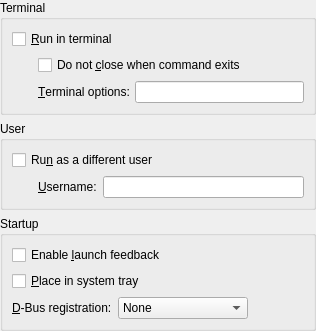
<ui version="4.0" >
 <class>KPropertiesDesktopAdvBase</class>
 <widget class="QWidget" name="KPropertiesDesktopAdvBase" >
  <layout class="QVBoxLayout" >
   <property name="margin" >
    <number>0</number>
   </property>
   <item>
    <widget class="QGroupBox" name="buttonGroup2" >
     <property name="title" >
      <string comment="@title:group Title of a group that lets the user choose options about the terminal when launching a program" >Terminal</string>
     </property>
     <layout class="QGridLayout" >
      <item rowspan="2" row="1" column="0" >
       <spacer>
        <property name="orientation" >
         <enum>Qt::Horizontal</enum>
        </property>
        <property name="sizeType" >
         <enum>QSizePolicy::Minimum</enum>
        </property>
        <property name="sizeHint" stdset="0" >
         <size>
          <width>20</width>
          <height>20</height>
         </size>
        </property>
       </spacer>
      </item>
      <item row="0" column="0" colspan="3" >
       <widget class="QCheckBox" name="terminalCheck" >
        <property name="whatsThis" >
         <string>Check this option if the application you want to run is a text mode application or if you want the information that is provided by the terminal emulator window.</string>
        </property>
        <property name="text" >
         <string>&amp;Run in terminal</string>
        </property>
       </widget>
      </item>
      <item row="2" column="1" >
       <widget class="QLabel" name="terminalEditLabel" >
        <property name="text" >
         <string>&amp;Terminal options:</string>
        </property>
        <property name="buddy" >
         <cstring>terminalEdit</cstring>
        </property>
       </widget>
      </item>
      <item row="1" column="1" colspan="2" >
       <widget class="QCheckBox" name="terminalCloseCheck" >
        <property name="whatsThis" >
         <string>Check this option if the text mode application offers relevant information on exit. Keeping the terminal emulator open allows you to retrieve this information.</string>
        </property>
        <property name="text" >
         <string>Do not &amp;close when command exits</string>
        </property>
       </widget>
      </item>
      <item row="2" column="2" >
       <widget class="KLineEdit" name="terminalEdit" />
      </item>
     </layout>
    </widget>
   </item>
   <item>
    <widget class="QGroupBox" name="buttonGroup2_2" >
     <property name="title" >
      <string comment="@title:group Title of a group that lets the user choose which user to use when launching a program" >User</string>
     </property>
     <layout class="QGridLayout" >
      <item row="0" column="0" colspan="3" >
       <widget class="QCheckBox" name="suidCheck" >
        <property name="whatsThis" >
         <string>Check this option if you want to run this application with a different user id. Every process has a different user id associated with it. This id code determines file access and other permissions. The password of the user is required to use this option.</string>
        </property>
        <property name="text" >
         <string>Ru&amp;n as a different user</string>
        </property>
       </widget>
      </item>
      <item row="1" column="0" >
       <spacer>
        <property name="orientation" >
         <enum>Qt::Horizontal</enum>
        </property>
        <property name="sizeType" >
         <enum>QSizePolicy::Minimum</enum>
        </property>
        <property name="sizeHint" stdset="0" >
         <size>
          <width>20</width>
          <height>20</height>
         </size>
        </property>
       </spacer>
      </item>
      <item row="1" column="1" >
       <widget class="QLabel" name="suidEditLabel" >
        <property name="whatsThis" >
         <string>Enter the user name you want to run the application as.</string>
        </property>
        <property name="text" >
         <string>&amp;Username:</string>
        </property>
        <property name="buddy" >
         <cstring>suidEdit</cstring>
        </property>
       </widget>
      </item>
      <item row="1" column="2" >
       <widget class="KLineEdit" name="suidEdit" >
        <property name="whatsThis" >
         <string>Enter the user name you want to run the application as here.</string>
        </property>
       </widget>
      </item>
     </layout>
    </widget>
   </item>
   <item>
    <widget class="QGroupBox" name="buttonGroup4" >
     <property name="title" >
      <string comment="@title:group Title of a group that lets the user choose options regargin program startup" >Startup</string>
     </property>
     <layout class="QGridLayout" >
      <item row="0" column="0" colspan="3" >
       <widget class="QCheckBox" name="startupInfoCheck" >
        <property name="whatsThis" >
         <string>Check this option if you want to make clear that your application has started. This visual feedback may appear as a busy cursor or in the taskbar.</string>
        </property>
        <property name="text" >
         <string>Enable &amp;launch feedback</string>
        </property>
       </widget>
      </item>
      <item row="1" column="0" colspan="3" >
       <widget class="QCheckBox" name="systrayCheck" >
        <property name="whatsThis" >
         <string>Check this option if you want to have a system tray handle for your application.</string>
        </property>
        <property name="text" >
         <string>&amp;Place in system tray</string>
        </property>
       </widget>
      </item>
      <item row="2" column="0" >
       <widget class="QLabel" name="textLabel12" >
        <property name="text" >
         <string>&amp;D-Bus registration:</string>
        </property>
        <property name="buddy" >
         <cstring>dbusCombo</cstring>
        </property>
       </widget>
      </item>
      <item row="2" column="1" >
       <widget class="KComboBox" name="dbusCombo" >
        <item>
         <property name="text" >
          <string>None</string>
         </property>
        </item>
        <item>
         <property name="text" >
          <string>Multiple Instances</string>
         </property>
        </item>
        <item>
         <property name="text" >
          <string>Single Instance</string>
         </property>
        </item>
        <item>
         <property name="text" >
          <string>Run Until Finished</string>
         </property>
        </item>
       </widget>
      </item>
      <item row="2" column="2" >
       <spacer>
        <property name="orientation" >
         <enum>Qt::Horizontal</enum>
        </property>
        <property name="sizeType" >
         <enum>QSizePolicy::Expanding</enum>
        </property>
        <property name="sizeHint" stdset="0" >
         <size>
          <width>50</width>
          <height>20</height>
         </size>
        </property>
       </spacer>
      </item>
     </layout>
    </widget>
   </item>
  </layout>
 </widget>
 <customwidgets>
  <customwidget>
   <class>KComboBox</class>
   <extends>QComboBox</extends>
   <header>kcombobox.h</header>
  </customwidget>
  <customwidget>
   <class>KLineEdit</class>
   <extends>QLineEdit</extends>
   <header>klineedit.h</header>
  </customwidget>
 </customwidgets>
 <resources/>
 <connections>
  <connection>
   <sender>terminalCheck</sender>
   <signal>toggled(bool)</signal>
   <receiver>terminalCloseCheck</receiver>
   <slot>setEnabled(bool)</slot>
   <hints>
    <hint type="sourcelabel" >
     <x>47</x>
     <y>66</y>
    </hint>
    <hint type="destinationlabel" >
     <x>56</x>
     <y>98</y>
    </hint>
   </hints>
  </connection>
  <connection>
   <sender>terminalCheck</sender>
   <signal>toggled(bool)</signal>
   <receiver>terminalEdit</receiver>
   <slot>setEnabled(bool)</slot>
   <hints>
    <hint type="sourcelabel" >
     <x>197</x>
     <y>66</y>
    </hint>
    <hint type="destinationlabel" >
     <x>373</x>
     <y>136</y>
    </hint>
   </hints>
  </connection>
  <connection>
   <sender>terminalCheck</sender>
   <signal>toggled(bool)</signal>
   <receiver>terminalEditLabel</receiver>
   <slot>setEnabled(bool)</slot>
   <hints>
    <hint type="sourcelabel" >
     <x>115</x>
     <y>48</y>
    </hint>
    <hint type="destinationlabel" >
     <x>115</x>
     <y>125</y>
    </hint>
   </hints>
  </connection>
  <connection>
   <sender>suidCheck</sender>
   <signal>toggled(bool)</signal>
   <receiver>suidEdit</receiver>
   <slot>setEnabled(bool)</slot>
   <hints>
    <hint type="sourcelabel" >
     <x>27</x>
     <y>232</y>
    </hint>
    <hint type="destinationlabel" >
     <x>122</x>
     <y>278</y>
    </hint>
   </hints>
  </connection>
  <connection>
   <sender>suidCheck</sender>
   <signal>toggled(bool)</signal>
   <receiver>suidEditLabel</receiver>
   <slot>setEnabled(bool)</slot>
   <hints>
    <hint type="sourcelabel" >
     <x>92</x>
     <y>234</y>
    </hint>
    <hint type="destinationlabel" >
     <x>78</x>
     <y>278</y>
    </hint>
   </hints>
  </connection>
 </connections>
</ui>
